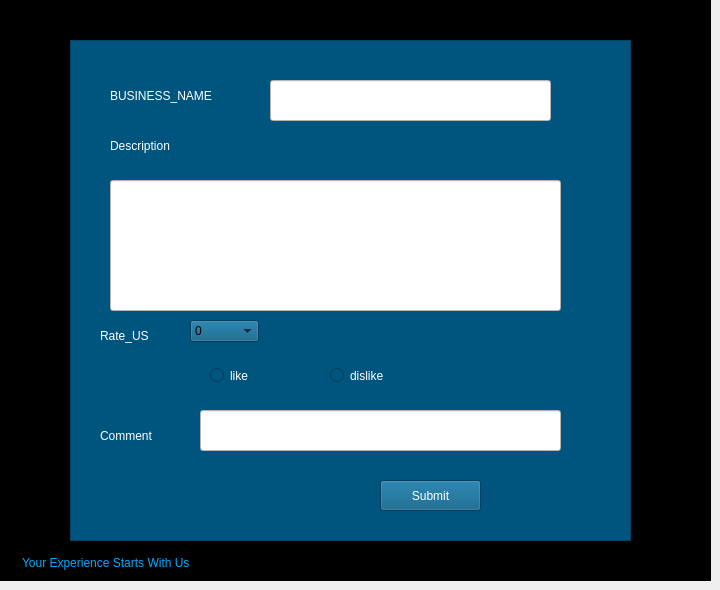
    <widget class="QWidget" name="Comment">
     <widget class="QFrame" name="footer">
      <property name="geometry">
       <rect>
        <x>20</x>
        <y>550</y>
        <width>600</width>
        <height>25</height>
       </rect>
      </property>
      <property name="styleSheet">
       <string notr="true">background-color: rgb(0, 0, 0);</string>
      </property>
      <property name="frameShape">
       <enum>QFrame::StyledPanel</enum>
      </property>
      <property name="frameShadow">
       <enum>QFrame::Raised</enum>
      </property>
      <layout class="QHBoxLayout" name="horizontalLayout_3">
       <property name="spacing">
        <number>0</number>
       </property>
       <property name="leftMargin">
        <number>0</number>
       </property>
       <property name="topMargin">
        <number>0</number>
       </property>
       <property name="rightMargin">
        <number>0</number>
       </property>
       <property name="bottomMargin">
        <number>0</number>
       </property>
       <item>
        <widget class="QFrame" name="frame_4">
         <property name="frameShape">
          <enum>QFrame::StyledPanel</enum>
         </property>
         <property name="frameShadow">
          <enum>QFrame::Raised</enum>
         </property>
         <layout class="QVBoxLayout" name="verticalLayout_4">
          <property name="spacing">
           <number>0</number>
          </property>
          <property name="leftMargin">
           <number>0</number>
          </property>
          <property name="topMargin">
           <number>0</number>
          </property>
          <property name="rightMargin">
           <number>0</number>
          </property>
          <property name="bottomMargin">
           <number>0</number>
          </property>
          <item>
           <widget class="QLabel" name="label">
            <property name="styleSheet">
             <string notr="true">font: 700 10pt &quot;Segoe UI&quot;;
color: rgb(0, 170, 255);</string>
            </property>
            <property name="text">
             <string>Your Experience Starts With Us</string>
            </property>
           </widget>
          </item>
         </layout>
        </widget>
       </item>
       <item>
        <widget class="QFrame" name="frame_6">
         <property name="frameShape">
          <enum>QFrame::StyledPanel</enum>
         </property>
         <property name="frameShadow">
          <enum>QFrame::Raised</enum>
         </property>
         <layout class="QVBoxLayout" name="verticalLayout_3">
          <property name="spacing">
           <number>0</number>
          </property>
          <property name="leftMargin">
           <number>0</number>
          </property>
          <property name="topMargin">
           <number>0</number>
          </property>
          <property name="rightMargin">
           <number>0</number>
          </property>
          <property name="bottomMargin">
           <number>0</number>
          </property>
         </layout>
        </widget>
       </item>
       <item alignment="Qt::AlignRight|Qt::AlignBottom">
        <widget class="QFrame" name="size_grip">
         <property name="minimumSize">
          <size>
           <width>10</width>
           <height>10</height>
          </size>
         </property>
         <property name="maximumSize">
          <size>
           <width>10</width>
           <height>10</height>
          </size>
         </property>
         <property name="frameShape">
          <enum>QFrame::StyledPanel</enum>
         </property>
         <property name="frameShadow">
          <enum>QFrame::Raised</enum>
         </property>
        </widget>
       </item>
      </layout>
     </widget>
     <widget class="QFrame" name="frame_5">
      <property name="geometry">
       <rect>
        <x>0</x>
        <y>0</y>
        <width>711</width>
        <height>581</height>
       </rect>
      </property>
      <property name="styleSheet">
       <string notr="true">background-color: rgb(0, 0, 0);</string>
      </property>
      <property name="frameShape">
       <enum>QFrame::StyledPanel</enum>
      </property>
      <property name="frameShadow">
       <enum>QFrame::Raised</enum>
      </property>
      <widget class="QFrame" name="frame">
       <property name="geometry">
        <rect>
         <x>70</x>
         <y>40</y>
         <width>561</width>
         <height>501</height>
        </rect>
       </property>
       <property name="styleSheet">
        <string notr="true">background-color: rgb(0, 85, 127);</string>
       </property>
       <property name="frameShape">
        <enum>QFrame::StyledPanel</enum>
       </property>
       <property name="frameShadow">
        <enum>QFrame::Raised</enum>
       </property>
       <widget class="QLineEdit" name="lineEdit_2">
        <property name="geometry">
         <rect>
          <x>40</x>
          <y>140</y>
          <width>451</width>
          <height>131</height>
         </rect>
        </property>
        <property name="styleSheet">
         <string notr="true">color: rgb(0, 85, 127);
font: 12pt &quot;Stencil&quot;;
background-color: rgb(255, 255, 255);
</string>
        </property>
        <property name="text">
         <string/>
        </property>
        <property name="cursorPosition">
         <number>0</number>
        </property>
        <property name="alignment">
         <set>Qt::AlignLeading|Qt::AlignLeft|Qt::AlignTop</set>
        </property>
       </widget>
       <widget class="QLabel" name="label_9">
        <property name="geometry">
         <rect>
          <x>30</x>
          <y>280</y>
          <width>91</width>
          <height>31</height>
         </rect>
        </property>
        <property name="styleSheet">
         <string notr="true">font: 14pt &quot;Stencil&quot;;
color: rgb(255, 255, 255);</string>
        </property>
        <property name="text">
         <string>Rate_US</string>
        </property>
       </widget>
       <widget class="QLabel" name="label_10">
        <property name="geometry">
         <rect>
          <x>40</x>
          <y>30</y>
          <width>151</width>
          <height>51</height>
         </rect>
        </property>
        <property name="styleSheet">
         <string notr="true">font: 14pt &quot;Stencil&quot;;
color: rgb(255, 255, 255);</string>
        </property>
        <property name="text">
         <string>BUSINESS_NAME</string>
        </property>
       </widget>
       <widget class="QComboBox" name="comboBox">
        <property name="geometry">
         <rect>
          <x>120</x>
          <y>280</y>
          <width>69</width>
          <height>22</height>
         </rect>
        </property>
        <item>
         <property name="text">
          <string>0</string>
         </property>
        </item>
        <item>
         <property name="text">
          <string>1 </string>
         </property>
        </item>
        <item>
         <property name="text">
          <string>2</string>
         </property>
        </item>
        <item>
         <property name="text">
          <string>3</string>
         </property>
        </item>
        <item>
         <property name="text">
          <string>4</string>
         </property>
        </item>
        <item>
         <property name="text">
          <string>5</string>
         </property>
        </item>
       </widget>
       <widget class="QLabel" name="label_11">
        <property name="geometry">
         <rect>
          <x>40</x>
          <y>80</y>
          <width>131</width>
          <height>51</height>
         </rect>
        </property>
        <property name="styleSheet">
         <string notr="true">font: 14pt &quot;Stencil&quot;;
color: rgb(255, 255, 255);</string>
        </property>
        <property name="text">
         <string>Description</string>
        </property>
       </widget>
       <widget class="QPushButton" name="pushButton_3">
        <property name="geometry">
         <rect>
          <x>310</x>
          <y>440</y>
          <width>101</width>
          <height>31</height>
         </rect>
        </property>
        <property name="styleSheet">
         <string notr="true">font: 14pt &quot;Stencil&quot;;
color: rgb(255, 255, 255);</string>
        </property>
        <property name="text">
         <string>Submit</string>
        </property>
       </widget>
       <widget class="QLabel" name="label_12">
        <property name="geometry">
         <rect>
          <x>30</x>
          <y>370</y>
          <width>91</width>
          <height>51</height>
         </rect>
        </property>
        <property name="styleSheet">
         <string notr="true">font: 14pt &quot;Stencil&quot;;
color: rgb(255, 255, 255);</string>
        </property>
        <property name="text">
         <string>Comment</string>
        </property>
       </widget>
       <widget class="QRadioButton" name="radioButton_2">
        <property name="geometry">
         <rect>
          <x>260</x>
          <y>320</y>
          <width>101</width>
          <height>31</height>
         </rect>
        </property>
        <property name="styleSheet">
         <string notr="true">font: 14pt &quot;Stencil&quot;;
color: rgb(255, 255, 255);</string>
        </property>
        <property name="text">
         <string>dislike</string>
        </property>
       </widget>
       <widget class="QLineEdit" name="lineEdit_3">
        <property name="geometry">
         <rect>
          <x>130</x>
          <y>370</y>
          <width>361</width>
          <height>41</height>
         </rect>
        </property>
        <property name="styleSheet">
         <string notr="true">color: rgb(0, 85, 127);
font: 12pt &quot;Stencil&quot;;
background-color: rgb(255, 255, 255);
</string>
        </property>
        <property name="text">
         <string/>
        </property>
        <property name="cursorPosition">
         <number>0</number>
        </property>
        <property name="alignment">
         <set>Qt::AlignLeading|Qt::AlignLeft|Qt::AlignTop</set>
        </property>
       </widget>
       <widget class="QLineEdit" name="lineEdit_4">
        <property name="geometry">
         <rect>
          <x>200</x>
          <y>40</y>
          <width>281</width>
          <height>41</height>
         </rect>
        </property>
        <property name="styleSheet">
         <string notr="true">color: rgb(0, 85, 127);
font: 12pt &quot;Stencil&quot;;
background-color: rgb(255, 255, 255);
</string>
        </property>
        <property name="text">
         <string/>
        </property>
        <property name="cursorPosition">
         <number>0</number>
        </property>
        <property name="alignment">
         <set>Qt::AlignLeading|Qt::AlignLeft|Qt::AlignTop</set>
        </property>
       </widget>
       <widget class="QRadioButton" name="radioButton">
        <property name="geometry">
         <rect>
          <x>140</x>
          <y>320</y>
          <width>82</width>
          <height>31</height>
         </rect>
        </property>
        <property name="styleSheet">
         <string notr="true">color: rgb(255, 255, 255);
font: 14pt &quot;Stencil&quot;;</string>
        </property>
        <property name="text">
         <string>like</string>
        </property>
       </widget>
      </widget>
     </widget>
     <zorder>frame_5</zorder>
     <zorder>footer</zorder>
    </widget>
